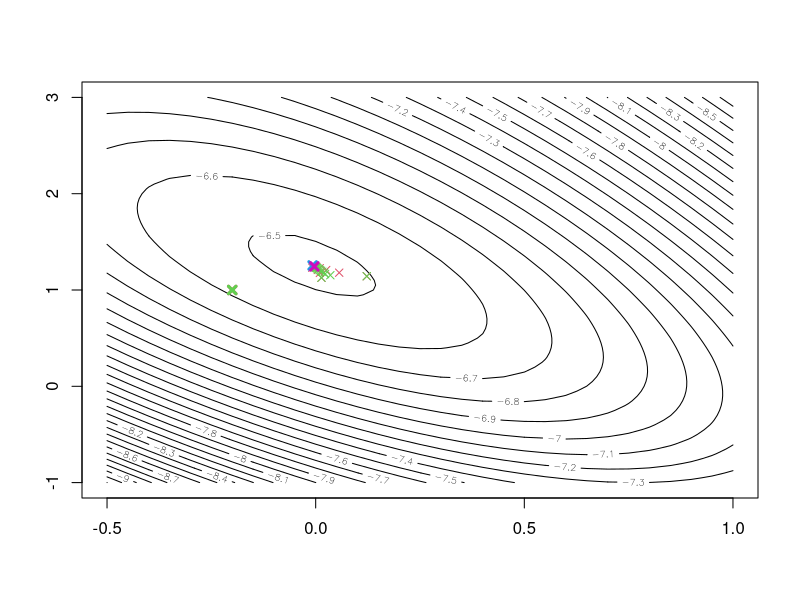

Generate this figure with R:
#a

#log likelihood
g <- function(b){
  xi <- c(0,0,0,0.1,0.1,0.3,0.3,0.9,0.9,0.9)
  yi <- c(0,0,1,0,1,1,1,0,1,1)
  p <- 1/(1+exp(-b[1]-b[2]*xi))   #b[1] represents b0,b2 represents b1
  loglik <- sum(yi*log(p)+(1-yi)*log(1-p))
  return(loglik)
}

#gradient
dg <- function(b){
  xi <- c(0,0,0,0.1,0.1,0.3,0.3,0.9,0.9,0.9)
  yi <- c(0,0,1,0,1,1,1,0,1,1)
  p <- 1/(1+exp(-b[1]-b[2]*xi))
  
  dg_b0 <- sum(yi-p) #partial derivative with respect to b0
  dg_b1 <- sum(xi*(yi-p)) #partial derivative with respect to b1
  return(c(dg_b0,dg_b1))
}

#produce the contours plot
x1grid <- seq(-0.5, 1, by=0.05) #x轴点数
x2grid <- seq(-1, 3, by=0.05) #y轴点数
dx1 <- length(x1grid)
dx2 <- length(x2grid)
dx  <- dx1*dx2 #总点数
gx  <- matrix(rep(NA, dx), nrow=dx1)
for (i in 1:dx1)
  for (j in 1:dx2)
  {
    gx[i,j] <- g(c(x1grid[i], x2grid[j]))  
  }
mgx <- matrix(gx, nrow=dx1, ncol=dx2)
contour(x1grid, x2grid, mgx, nlevels=30)  # Note: For other functions g, you might need to choose another nlevels-value to get a good impression of the function 

#Steepest ascent function:
steepestasc <- function(x0, eps=1e-8, alpha0=1,path_col=2, final_col=4)
{
  xt   <- x0
  conv <- 999
  
  #function and gradient evaluations
  funEvaluation <- 0
  gradEvaluation <- 0
  
  points(xt[1], xt[2], col=path_col, pch=4, lwd=3)
  
  
  while(conv>eps)
  {
    alpha <- alpha0
    xt1   <- xt
    grad_xt1 <- dg(xt1)
    xt    <- xt1 + alpha*grad_xt1
    
    #update gradient evaluation
    gradEvaluation <-gradEvaluation+1
    
    #update function evaluation
    g_x <- g(xt)
    funEvaluation <-funEvaluation+1
    g_x1 <- g(xt1)
    funEvaluation <-funEvaluation+1
    
    while (g_x<g_x1 )
    {
      alpha <- alpha/2
      xt    <- xt1 + alpha*grad_xt1
      
      g_x <- g(xt)
      funEvaluation <-funEvaluation+1
    }
    points(xt[1], xt[2],col=path_col,pch=4, lwd=1)
    conv <- sum((xt-xt1)*(xt-xt1))
  }
  points(xt[1], xt[2], col=final_col ,pch=4, lwd=3)
  return(list(coefficients=xt,
              
              funEvaluation=funEvaluation,
              gradientEvaluation=gradEvaluation))
}

#b

inital_b <- c(-0.2,1)

#the second solution: a=a

steepestasc_keep <- function(x0, eps=1e-5, alpha0=1, path_col=3, final_col=6){
  
  xt   <- x0
  conv <- 999
  
  #function and gradient evaluations
  funEvaluation <- 0
  gradEvaluation <- 0
  
  points(xt[1], xt[2], col=path_col, pch=4, lwd=3)
  
  
  alpha <- alpha0 
  
  while(conv>eps)
  {
    
    xt1   <- xt
    grad_xt1 <- dg(xt1) 
    xt    <- xt1 + alpha*grad_xt1
    
    #update gradient evaluation
    gradEvaluation <-gradEvaluation+1
    
    #update function evaluation
    g_x <- g(xt)
    funEvaluation <-funEvaluation+1
    g_x1 <- g(xt1)
    funEvaluation <-funEvaluation+1
    
    while (g(xt)<g(xt1))
    {
      alpha <- alpha/2
      xt    <- xt1 + alpha*grad_xt1
      
      g_x <- g(xt)
      funEvaluation <- funEvaluation + 1 
    }  
    points(xt[1], xt[2],col=path_col,  pch=4, lwd=1)
    conv <- sum((xt-xt1)*(xt-xt1))
  }
  points(xt[1], xt[2], col=final_col, pch=4, lwd=3)
  return(list(coefficients=xt,
              funEvaluation=funEvaluation,
              gradientEvaluation=gradEvaluation))
  
  
}

#first solution: a=a0

print(steepestasc(inital_b,eps=1e-5, alpha0=1))
#second solution: 

print(steepestasc_keep(inital_b,eps=1e-5, alpha0=1))



#c

# BFGS 
optim_BFGS <- optim(par = inital_b,fn=g,gr=dg,method = "BFGS",control = list(fnscale = -1))
print(optim_BFGS)

#Nelder-Mead


optim_NM <- optim(par = inital_b,fn=g,gr=dg,method ="Nelder-Mead",control = list(fnscale = -1))
print(optim_NM)



#d.glm
xi <- c(0,0,0,0.1,0.1,0.3,0.3,0.9,0.9,0.9)
yi <- c(0,0,1,0,1,1,1,0,1,1)
fit <- glm(yi~xi,family = binomial)
cat("The coefficients are:","\n",coef(fit))
